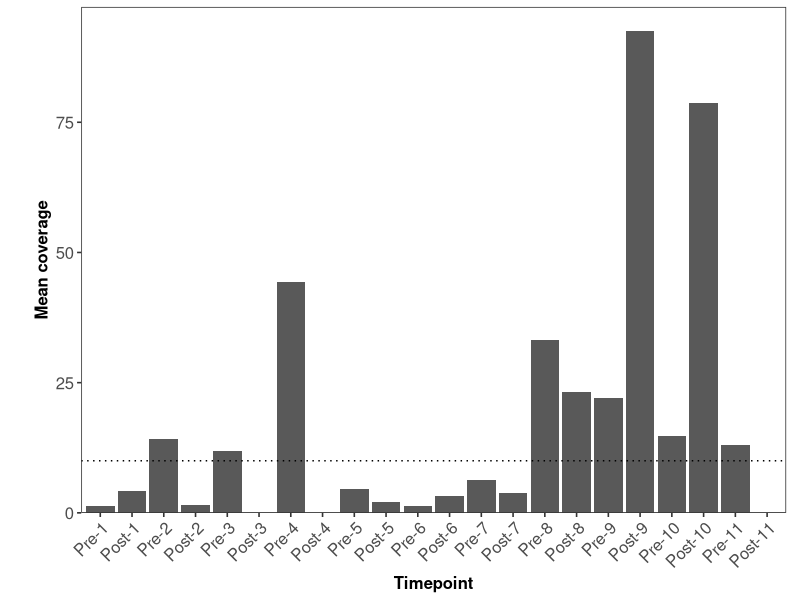

Generate this figure with R:
library(ggplot2)
library(ggtext)
library(cowplot)
library(here)

coverage <- read.delim(here("data", "metadata", "coverage_summary.tsv"))

# Make names human readable
coverage$sample_name <- gsub("Treatment0?(\\d+)_(Pre|Post)", "\\2-\\1", coverage$sample_name)

# Make timepoints factors so they are ordered correctly 
correct_order <- c(rbind(
  paste0("Pre-", 1:11),
  paste0("Post-", 1:11)
))

coverage$sample_name <- factor(coverage$sample_name, levels = rev(correct_order))

# Plot
# Create a shared theme
my_theme <- theme_bw(base_size = 12) +
  theme(axis.title.x = element_text(face = "bold", size = 12),
        axis.title.y = element_text(face = "bold", size = 12),
        axis.text.x = element_text(size = 12),
        axis.text.y = element_text(size = 12),
        panel.grid = element_blank())

# Generate plot
p_vertical <- ggplot(coverage, aes(x = sample_name, y = coverage)) + 
  geom_bar(stat = "identity") +
  geom_hline(yintercept = 10, linetype = 3) +
  scale_x_discrete(limits = rev) +
  scale_y_continuous(expand = expansion(mult = c(0, 0.05))) +
  xlab("Timepoint") +
  ylab("Mean coverage") +
  my_theme +
  theme(axis.text.x = element_text(size = 12, angle = 45, hjust = 1, vjust = 1),
        plot.margin = margin(5, 10, 5, 25))

ggsave(here("figures", "figure1s_coverage.jpg"), p_vertical,
       width = 7.5, height = 3.75, dpi = 300, quality = 95)
